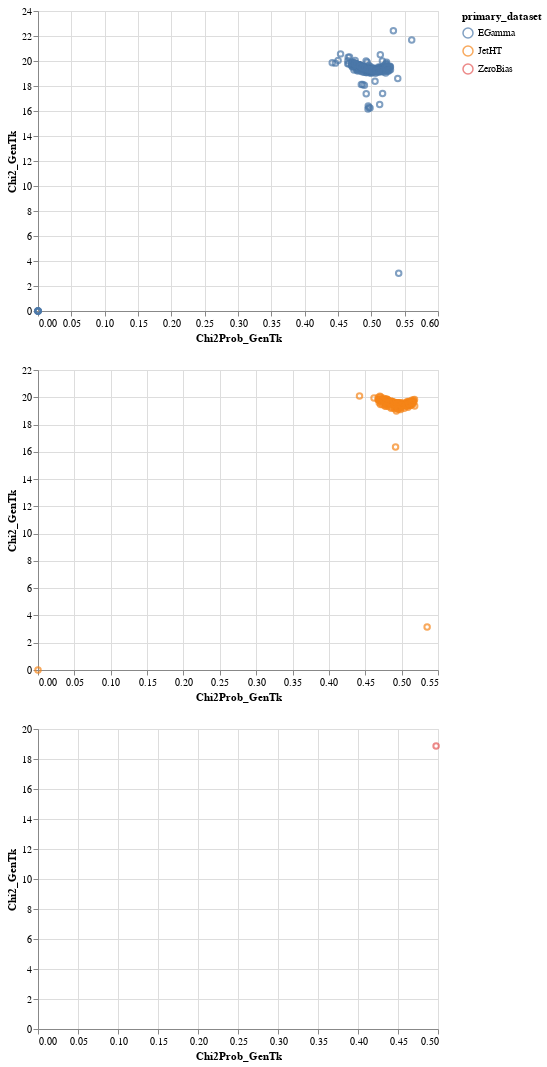

Source (notebook cell):
### Code cell
EGamma & JetHT & ZeroBias

### Figure 1 — Vega-Lite specification as saved in the notebook (floating-point values rounded to 4 significant figures; data arrays with more than 128 entries replaced by an {"elided": "..."} marker saying what was removed)
{"config": {"view": {"continuousWidth": 400, "continuousHeight": 300}}, "vconcat": [{"data": {"name": "data-eac4bd455fb1f0d6bcd07beec3283b1d"}, "mark": "point", "encoding": {"color": {"condition": {"type": "nominal", "field": "primary_dataset", "selection": {"or": [{"or": ["selector001", "selector002"]}, "selector003"]}}, "value": "lightgray"}, "x": {"type": "quantitative", "field": "Chi2Prob_GenTk"}, "y": {"type": "quantitative", "field": "Chi2_GenTk"}}, "selection": {"selector001": {"type": "interval"}}}, {"data": {"name": "data-c806fe3d43725ad3fe69393067d115ee"}, "mark": "point", "encoding": {"color": {"condition": {"type": "nominal", "field": "primary_dataset", "selection": {"or": [{"or": ["selector001", "selector002"]}, "selector003"]}}, "value": "lightgray"}, "x": {"type": "quantitative", "field": "Chi2Prob_GenTk"}, "y": {"type": "quantitative", "field": "Chi2_GenTk"}}, "selection": {"selector002": {"type": "interval"}}}, {"data": {"name": "data-5bc4f04149f8a92c6e999d9133c24b17"}, "mark": "point", "encoding": {"color": {"condition": {"type": "nominal", "field": "primary_dataset", "selection": {"or": [{"or": ["selector001", "selector002"]}, "selector003"]}}, "value": "lightgray"}, "x": {"type": "quantitative", "field": "Chi2Prob_GenTk"}, "y": {"type": "quantitative", "field": "Chi2_GenTk"}}, "selection": {"selector003": {"type": "interval"}}}], "$schema": "https://vega.github.io/schema/vega-lite/v4.8.1.json", "datasets": {"data-eac4bd455fb1f0d6bcd07beec3283b1d": {"elided": "540 records"}, "data-c806fe3d43725ad3fe69393067d115ee": {"elided": "155 records"}, "data-5bc4f04149f8a92c6e999d9133c24b17": [{"primary_dataset": "ZeroBias", "run_id": 1, "Chi2Prob_GenTk": 0.4976, "Chi2_GenTk": 18.86}]}}
